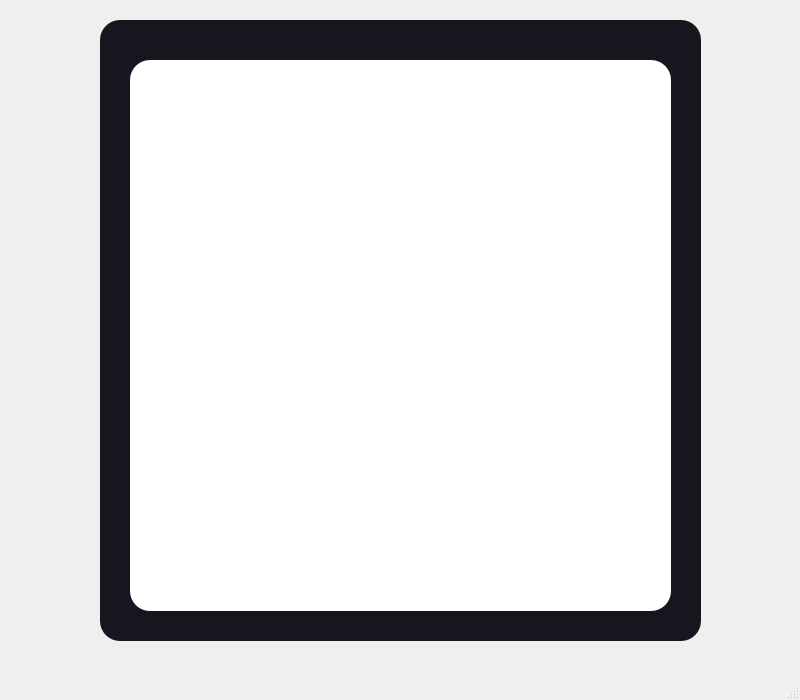
<?xml version="1.0" encoding="UTF-8"?>
<ui version="4.0">
 <class>MainWindow</class>
 <widget class="QMainWindow" name="MainWindow">
  <property name="geometry">
   <rect>
    <x>0</x>
    <y>0</y>
    <width>800</width>
    <height>700</height>
   </rect>
  </property>
  <property name="windowTitle">
   <string>MainWindow</string>
  </property>
  <widget class="QWidget" name="centralwidget">
   <widget class="QWidget" name="widget" native="true">
    <property name="geometry">
     <rect>
      <x>100</x>
      <y>20</y>
      <width>601</width>
      <height>621</height>
     </rect>
    </property>
    <property name="styleSheet">
     <string notr="true">background-color: rgb(23, 22, 31);
border-radius: 20px</string>
    </property>
    <widget class="QLabel" name="label_2">
     <property name="geometry">
      <rect>
       <x>30</x>
       <y>40</y>
       <width>541</width>
       <height>551</height>
      </rect>
     </property>
     <property name="font">
      <font>
       <family>Arial</family>
       <pointsize>10</pointsize>
      </font>
     </property>
     <property name="mouseTracking">
      <bool>false</bool>
     </property>
     <property name="styleSheet">
      <string notr="true">border-radius: 20px;
background-color: rgb(255, 255, 255);
color: rgb(0, 0, 0);</string>
     </property>
     <property name="frameShape">
      <enum>QFrame::NoFrame</enum>
     </property>
     <property name="text">
      <string/>
     </property>
     <property name="scaledContents">
      <bool>false</bool>
     </property>
     <property name="wordWrap">
      <bool>true</bool>
     </property>
     <property name="margin">
      <number>2</number>
     </property>
    </widget>
   </widget>
  </widget>
  <widget class="QMenuBar" name="menubar">
   <property name="geometry">
    <rect>
     <x>0</x>
     <y>0</y>
     <width>800</width>
     <height>22</height>
    </rect>
   </property>
  </widget>
  <widget class="QStatusBar" name="statusbar"/>
 </widget>
 <resources/>
 <connections/>
</ui>
